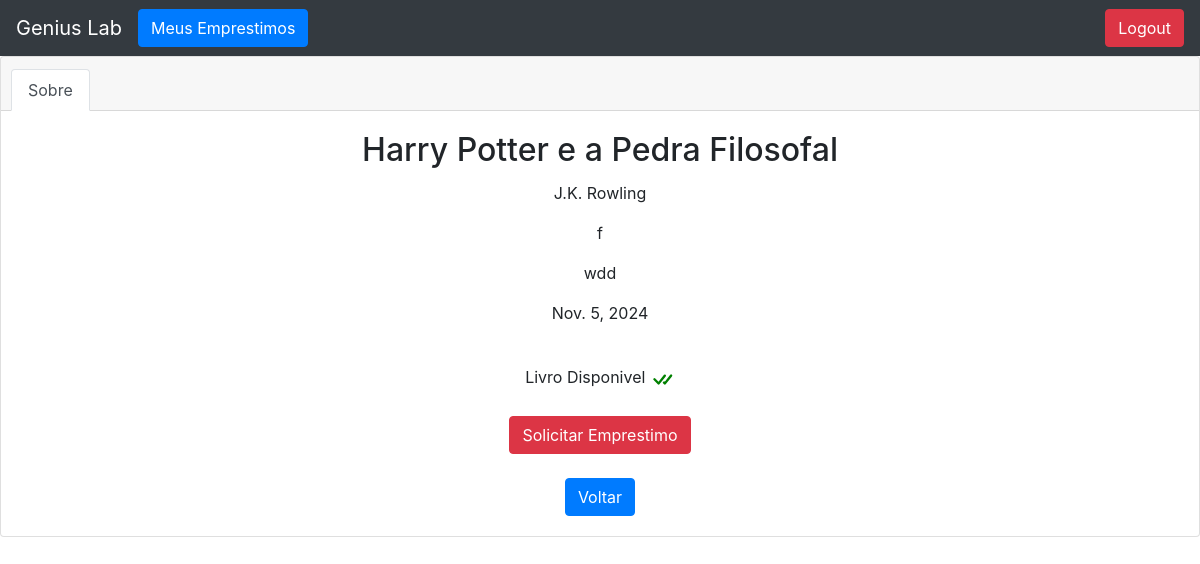
Screenshot of /livros/ver_livros_leitor/5 with the database file from the repository.
### livros/models.py (models this page shows)
class Livros(models.Model):
    nome = models.CharField(max_length=100)
    autor = models.CharField(max_length=30)
    isbn = models.CharField(max_length=100)
    editora = models.CharField(max_length=30)
    ano_publicacao = models.CharField(max_length=15)
    genero = models.CharField(max_length=30,blank = True, null = True)
    quantidade_total = models.CharField(max_length=15)
    quantidade_disponivel = models.CharField(max_length=15)
    descricao = models.TextField(max_length=500)
    emprestado = models.BooleanField(default = False)
    data_cadastro = models.DateField(default = date.today, null = True)
    tempo_duracao = models.DateField(blank = True, null = True)
    categoria = models.ForeignKey(Categoria, on_delete=models.DO_NOTHING,blank = True, null = True)
    genero = models.CharField(max_length=20)
    class Meta:
        verbose_name = 'Livros'
    def __str__(self): #Aparecer o titulo dos livros no banco
        return self.nome

### livros/views.py (the view)
# urls.py: path('ver_livros_leitor/<int:id>',views.ver_livros_leitor,name = 'ver_livros_leitor'),
def ver_livros_leitor (request, id):
   livros = Livros.objects.get(id=id)
   return render (request,'ver_livros_leitor.html',{'livros':livros})

### livros/templates/ver_livros_leitor.html (shortened to what this page needs)
{% extends "usuario_leitor.html" %}
{% block body %}
<div class="card text-center">
    <div class="card-header">
      <ul class="nav nav-tabs card-header-tabs">
        <li class="nav-item">
          <p class="nav-link active" href="#">Sobre</p>
        </li>
      </ul>
    </div>
    <div class="card-body">
      <h2 class="card-title">{{livros}}</h2>
      <p class="card-text">{{livros.autor}}</p>
      <p class="card-text">{{livros.genero}}</p>
      <p class="card-text">{{livros.descricao}}</p>
      <p class="card-text">{{livros.data_cadastro}}</p>
      <br>
      {% if livros.emprestado %}
      Livro Indisponivel
      <svg style= 'color:red' xmlns="http://www.w3.org/2000/svg" width="25" height="25" fill="currentColor" class="bi bi-check-all" viewBox="0 0 16 16">
       <path d="M4.646 4.646a.5.5 0 0 1 .708 0L8 7.293l2.646-2.647a.5.5 0 0 1 .708.708L8.707 8l2.647 2.646a.5.5 0 0 1-.708.708L8 8.707l-2.646 2.647a.5.5 0 0 1-.708-.708L7.293 8 4.646 5.354a.5.5 0 0 1 0-.708"/></svg>
      {% else %}
      Livro  Disponivel
      {% endif %}
      <br>
      <br>
      <button class="btn btn-danger">Solicitar Emprestimo</button>
      <br>
      <br>
      <a href='{% url "home/leitor" %}'class="btn btn-primary">Voltar</a>
    </div>
  </div>
{% endblock  %}

### rows the page displays
Livros: nome "Harry Potter e a Pedra Filosofal", autor "J.K. Rowling", genero "f", descricao "wdd", data_cadastro "Nov. 5, 2024"
